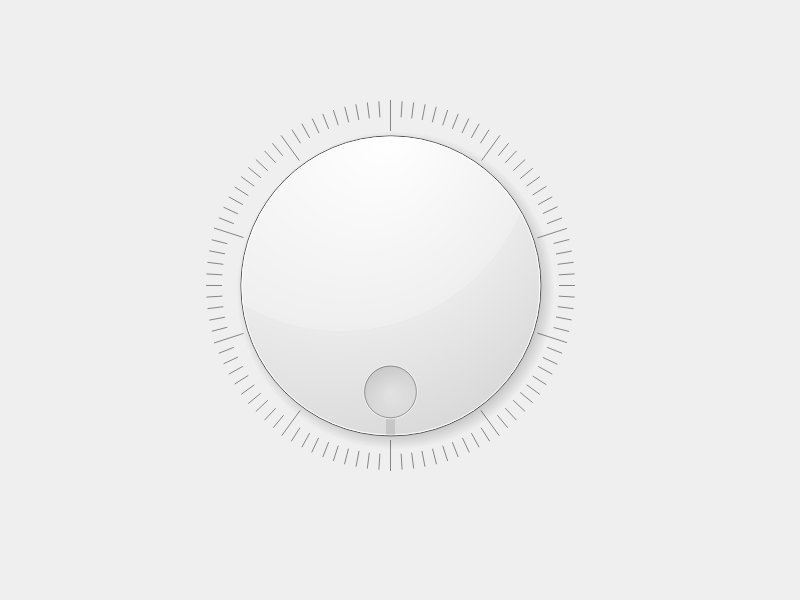
<?xml version="1.0" encoding="UTF-8"?>
<ui version="4.0">
 <class>Widget</class>
 <widget class="QWidget" name="Widget">
  <property name="geometry">
   <rect>
    <x>0</x>
    <y>0</y>
    <width>800</width>
    <height>600</height>
   </rect>
  </property>
  <property name="windowTitle">
   <string>Widget</string>
  </property>
  <widget class="QDial" name="dial">
   <property name="geometry">
    <rect>
     <x>170</x>
     <y>100</y>
     <width>441</width>
     <height>371</height>
    </rect>
   </property>
   <property name="maximum">
    <number>100</number>
   </property>
   <property name="value">
    <number>100</number>
   </property>
   <property name="sliderPosition">
    <number>100</number>
   </property>
   <property name="wrapping">
    <bool>true</bool>
   </property>
   <property name="notchesVisible">
    <bool>true</bool>
   </property>
  </widget>
 </widget>
 <resources/>
 <connections/>
</ui>
